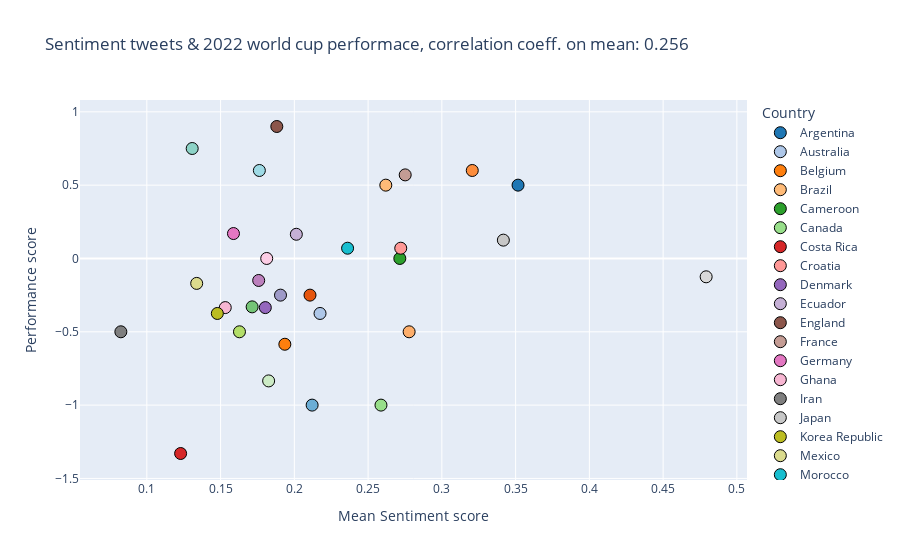

Notebook cell for this chart:
### Code cell
# Scatter plots pearson_correlation_mean
fig = px.scatter(
    tweets_performance,
    x=tweets_performance["Mean_score"],
    y=tweets_performance["Performance"],
    color=tweets_performance["Country"],
    color_discrete_sequence=colors,
    title="Sentiment tweets & 2022 world cup performace, correlation coeff. on mean: " + "{:.3f}".format(pearson_correlation_mean[0]),
)
fig.update_traces(marker=dict(size=12))
fig.update_traces(marker_line_width=1,marker_line_color="black")
fig.update_xaxes(title_text="Mean Sentiment score")
fig.update_yaxes(title_text="Performance score")
fig.show()
fig.write_image("tweets_performance.png")

### Figure 1 — Plotly figure (JSON) as saved in the notebook; plotly's stock layout.template omitted (floating-point values rounded to 4 significant figures)
{"data": [{"hovertemplate": "Country=Argentina<br>Mean_score=%{x}<br>Performance=%{y}<extra></extra>", "legendgroup": "Argentina", "marker": {"color": "#1f77b4", "line": {"color": "black", "width": 1}, "size": 12, "symbol": "circle"}, "mode": "markers", "name": "Argentina", "orientation": "v", "showlegend": true, "type": "scatter", "x": [0.3517], "xaxis": "x", "y": [0.5], "yaxis": "y"}, {"hovertemplate": "Country=Australia<br>Mean_score=%{x}<br>Performance=%{y}<extra></extra>", "legendgroup": "Australia", "marker": {"color": "#aec7e8", "line": {"color": "black", "width": 1}, "size": 12, "symbol": "circle"}, "mode": "markers", "name": "Australia", "orientation": "v", "showlegend": true, "type": "scatter", "x": [0.2174], "xaxis": "x", "y": [-0.375], "yaxis": "y"}, {"hovertemplate": "Country=Belgium<br>Mean_score=%{x}<br>Performance=%{y}<extra></extra>", "legendgroup": "Belgium", "marker": {"color": "#ff7f0e", "line": {"color": "black", "width": 1}, "size": 12, "symbol": "circle"}, "mode": "markers", "name": "Belgium", "orientation": "v", "showlegend": true, "type": "scatter", "x": [0.1936], "xaxis": "x", "y": [-0.585], "yaxis": "y"}, {"hovertemplate": "Country=Brazil<br>Mean_score=%{x}<br>Performance=%{y}<extra></extra>", "legendgroup": "Brazil", "marker": {"color": "#ffbb78", "line": {"color": "black", "width": 1}, "size": 12, "symbol": "circle"}, "mode": "markers", "name": "Brazil", "orientation": "v", "showlegend": true, "type": "scatter", "x": [0.262], "xaxis": "x", "y": [0.5], "yaxis": "y"}, {"hovertemplate": "Country=Cameroon<br>Mean_score=%{x}<br>Performance=%{y}<extra></extra>", "legendgroup": "Cameroon", "marker": {"color": "#2ca02c", "line": {"color": "black", "width": 1}, "size": 12, "symbol": "circle"}, "mode": "markers", "name": "Cameroon", "orientation": "v", "showlegend": true, "type": "scatter", "x": [0.2715], "xaxis": "x", "y": [0], "yaxis": "y"}, {"hovertemplate": "Country=Canada<br>Mean_score=%{x}<br>Performance=%{y}<extra></extra>", "legendgroup": "Canada", "marker": {"color": "#98df8a", "line": {"color": "black", "width": 1}, "size": 12, "symbol": "circle"}, "mode": "markers", "name": "Canada", "orientation": "v", "showlegend": true, "type": "scatter", "x": [0.2587], "xaxis": "x", "y": [-1], "yaxis": "y"}, {"hovertemplate": "Country=Costa Rica<br>Mean_score=%{x}<br>Performance=%{y}<extra></extra>", "legendgroup": "Costa Rica", "marker": {"color": "#d62728", "line": {"color": "black", "width": 1}, "size": 12, "symbol": "circle"}, "mode": "markers", "name": "Costa Rica", "orientation": "v", "showlegend": true, "type": "scatter", "x": [0.1229], "xaxis": "x", "y": [-1.33], "yaxis": "y"}, {"hovertemplate": "Country=Croatia<br>Mean_score=%{x}<br>Performance=%{y}<extra></extra>", "legendgroup": "Croatia", "marker": {"color": "#ff9896", "line": {"color": "black", "width": 1}, "size": 12, "symbol": "circle"}, "mode": "markers", "name": "Croatia", "orientation": "v", "showlegend": true, "type": "scatter", "x": [0.2721], "xaxis": "x", "y": [0.07], "yaxis": "y"}, {"hovertemplate": "Country=Denmark<br>Mean_score=%{x}<br>Performance=%{y}<extra></extra>", "legendgroup": "Denmark", "marker": {"color": "#9467bd", "line": {"color": "black", "width": 1}, "size": 12, "symbol": "circle"}, "mode": "markers", "name": "Denmark", "orientation": "v", "showlegend": true, "type": "scatter", "x": [0.1803], "xaxis": "x", "y": [-0.335], "yaxis": "y"}, {"hovertemplate": "Country=Ecuador<br>Mean_score=%{x}<br>Performance=%{y}<extra></extra>", "legendgroup": "Ecuador", "marker": {"color": "#c5b0d5", "line": {"color": "black", "width": 1}, "size": 12, "symbol": "circle"}, "mode": "markers", "name": "Ecuador", "orientation": "v", "showlegend": true, "type": "scatter", "x": [0.2013], "xaxis": "x", "y": [0.165], "yaxis": "y"}, {"hovertemplate": "Country=England<br>Mean_score=%{x}<br>Performance=%{y}<extra></extra>", "legendgroup": "England", "marker": {"color": "#8c564b", "line": {"color": "black", "width": 1}, "size": 12, "symbol": "circle"}, "mode": "markers", "name": "England", "orientation": "v", "showlegend": true, "type": "scatter", "x": [0.1881], "xaxis": "x", "y": [0.9], "yaxis": "y"}, {"hovertemplate": "Country=France<br>Mean_score=%{x}<br>Performance=%{y}<extra></extra>", "legendgroup": "France", "marker": {"color": "#c49c94", "line": {"color": "black", "width": 1}, "size": 12, "symbol": "circle"}, "mode": "markers", "name": "France", "orientation": "v", "showlegend": true, "type": "scatter", "x": [0.2752], "xaxis": "x", "y": [0.57], "yaxis": "y"}, {"hovertemplate": "Country=Germany<br>Mean_score=%{x}<br>Performance=%{y}<extra></extra>", "legendgroup": "Germany", "marker": {"color": "#e377c2", "line": {"color": "black", "width": 1}, "size": 12, "symbol": "circle"}, "mode": "markers", "name": "Germany", "orientation": "v", "showlegend": true, "type": "scatter", "x": [0.1587], "xaxis": "x", "y": [0.17], "yaxis": "y"}, {"hovertemplate": "Country=Ghana<br>Mean_score=%{x}<br>Performance=%{y}<extra></extra>", "legendgroup": "Ghana", "marker": {"color": "#f7b6d2", "line": {"color": "black", "width": 1}, "size": 12, "symbol": "circle"}, "mode": "markers", "name": "Ghana", "orientation": "v", "showlegend": true, "type": "scatter", "x": [0.1532], "xaxis": "x", "y": [-0.335], "yaxis": "y"}, {"hovertemplate": "Country=Iran<br>Mean_score=%{x}<br>Performance=%{y}<extra></extra>", "legendgroup": "Iran", "marker": {"color": "#7f7f7f", "line": {"color": "black", "width": 1}, "size": 12, "symbol": "circle"}, "mode": "markers", "name": "Iran", "orientation": "v", "showlegend": true, "type": "scatter", "x": [0.08238], "xaxis": "x", "y": [-0.5], "yaxis": "y"}, {"hovertemplate": "Country=Japan<br>Mean_score=%{x}<br>Performance=%{y}<extra></extra>", "legendgroup": "Japan", "marker": {"color": "#c7c7c7", "line": {"color": "black", "width": 1}, "size": 12, "symbol": "circle"}, "mode": "markers", "name": "Japan", "orientation": "v", "showlegend": true, "type": "scatter", "x": [0.3417], "xaxis": "x", "y": [0.125], "yaxis": "y"}, {"hovertemplate": "Country=Korea Republic<br>Mean_score=%{x}<br>Performance=%{y}<extra></extra>", "legendgroup": "Korea Republic", "marker": {"color": "#bcbd22", "line": {"color": "black", "width": 1}, "size": 12, "symbol": "circle"}, "mode": "markers", "name": "Korea Republic", "orientation": "v", "showlegend": true, "type": "scatter", "x": [0.1478], "xaxis": "x", "y": [-0.375], "yaxis": "y"}, {"hovertemplate": "Country=Mexico<br>Mean_score=%{x}<br>Performance=%{y}<extra></extra>", "legendgroup": "Mexico", "marker": {"color": "#dbdb8d", "line": {"color": "black", "width": 1}, "size": 12, "symbol": "circle"}, "mode": "markers", "name": "Mexico", "orientation": "v", "showlegend": true, "type": "scatter", "x": [0.1338], "xaxis": "x", "y": [-0.17], "yaxis": "y"}, {"hovertemplate": "Country=Morocco<br>Mean_score=%{x}<br>Performance=%{y}<extra></extra>", "legendgroup": "Morocco", "marker": {"color": "#17becf", "line": {"color": "black", "width": 1}, "size": 12, "symbol": "circle"}, "mode": "markers", "name": "Morocco", "orientation": "v", "showlegend": true, "type": "scatter", "x": [0.2361], "xaxis": "x", "y": [0.07], "yaxis": "y"}, {"hovertemplate": "Country=Netherlands<br>Mean_score=%{x}<br>Performance=%{y}<extra></extra>", "legendgroup": "Netherlands", "marker": {"color": "#9edae5", "line": {"color": "black", "width": 1}, "size": 12, "symbol": "circle"}, "mode": "markers", "name": "Netherlands", "orientation": "v", "showlegend": true, "type": "scatter", "x": [0.1763], "xaxis": "x", "y": [0.6], "yaxis": "y"}, {"hovertemplate": "Country=Poland<br>Mean_score=%{x}<br>Performance=%{y}<extra></extra>", "legendgroup": "Poland", "marker": {"color": "#e6550d", "line": {"color": "black", "width": 1}, "size": 12, "symbol": "circle"}, "mode": "markers", "name": "Poland", "orientation": "v", "showlegend": true, "type": "scatter", "x": [0.2106], "xaxis": "x", "y": [-0.25], "yaxis": "y"}, {"hovertemplate": "Country=Portugal<br>Mean_score=%{x}<br>Performance=%{y}<extra></extra>", "legendgroup": "Portugal", "marker": {"color": "#fd8d3c", "line": {"color": "black", "width": 1}, "size": 12, "symbol": "circle"}, "mode": "markers", "name": "Portugal", "orientation": "v", "showlegend": true, "type": "scatter", "x": [0.3206], "xaxis": "x", "y": [0.6], "yaxis": "y"}, {"hovertemplate": "Country=Qatar<br>Mean_score=%{x}<br>Performance=%{y}<extra></extra>", "legendgroup": "Qatar", "marker": {"color": "#6baed6", "line": {"color": "black", "width": 1}, "size": 12, "symbol": "circle"}, "mode": "markers", "name": "Qatar", "orientation": "v", "showlegend": true, "type": "scatter", "x": [0.2121], "xaxis": "x", "y": [-1], "yaxis": "y"}, {"hovertemplate": "Country=Saudi Arabia<br>Mean_score=%{x}<br>Performance=%{y}<extra></extra>", "legendgroup": "Saudi Arabia", "marker": {"color": "#74c476", "line": {"color": "black", "width": 1}, "size": 12, "symbol": "circle"}, "mode": "markers", "name": "Saudi Arabia", "orientation": "v", "showlegend": true, "type": "scatter", "x": [0.1714], "xaxis": "x", "y": [-0.33], "yaxis": "y"}, {"hovertemplate": "Country=Senegal<br>Mean_score=%{x}<br>Performance=%{y}<extra></extra>", "legendgroup": "Senegal", "marker": {"color": "#9e9ac8", "line": {"color": "black", "width": 1}, "size": 12, "symbol": "circle"}, "mode": "markers", "name": "Senegal", "orientation": "v", "showlegend": true, "type": "scatter", "x": [0.1906], "xaxis": "x", "y": [-0.25], "yaxis": "y"}, {"hovertemplate": "Country=Serbia<br>Mean_score=%{x}<br>Performance=%{y}<extra></extra>", "legendgroup": "Serbia", "marker": {"color": "#fdae6b", "line": {"color": "black", "width": 1}, "size": 12, "symbol": "circle"}, "mode": "markers", "name": "Serbia", "orientation": "v", "showlegend": true, "type": "scatter", "x": [0.2778], "xaxis": "x", "y": [-0.5], "yaxis": "y"}, {"hovertemplate": "Country=Spain<br>Mean_score=%{x}<br>Performance=%{y}<extra></extra>", "legendgroup": "Spain", "marker": {"color": "#8dd3c7", "line": {"color": "black", "width": 1}, "size": 12, "symbol": "circle"}, "mode": "markers", "name": "Spain", "orientation": "v", "showlegend": true, "type": "scatter", "x": [0.1308], "xaxis": "x", "y": [0.75], "yaxis": "y"}, {"hovertemplate": "Country=Switzerland<br>Mean_score=%{x}<br>Performance=%{y}<extra></extra>", "legendgroup": "Switzerland", "marker": {"color": "#b3de69", "line": {"color": "black", "width": 1}, "size": 12, "symbol": "circle"}, "mode": "markers", "name": "Switzerland", "orientation": "v", "showlegend": true, "type": "scatter", "x": [0.1628], "xaxis": "x", "y": [-0.5], "yaxis": "y"}, {"hovertemplate": "Country=Tunisia<br>Mean_score=%{x}<br>Performance=%{y}<extra></extra>", "legendgroup": "Tunisia", "marker": {"color": "#fccde5", "line": {"color": "black", "width": 1}, "size": 12, "symbol": "circle"}, "mode": "markers", "name": "Tunisia", "orientation": "v", "showlegend": true, "type": "scatter", "x": [0.1813], "xaxis": "x", "y": [0], "yaxis": "y"}, {"hovertemplate": "Country=United States<br>Mean_score=%{x}<br>Performance=%{y}<extra></extra>", "legendgroup": "United States", "marker": {"color": "#d9d9d9", "line": {"color": "black", "width": 1}, "size": 12, "symbol": "circle"}, "mode": "markers", "name": "United States", "orientation": "v", "showlegend": true, "type": "scatter", "x": [0.4792], "xaxis": "x", "y": [-0.125], "yaxis": "y"}, {"hovertemplate": "Country=Uruguay<br>Mean_score=%{x}<br>Performance=%{y}<extra></extra>", "legendgroup": "Uruguay", "marker": {"color": "#bc80bd", "line": {"color": "black", "width": 1}, "size": 12, "symbol": "circle"}, "mode": "markers", "name": "Uruguay", "orientation": "v", "showlegend": true, "type": "scatter", "x": [0.1758], "xaxis": "x", "y": [-0.15], "yaxis": "y"}, {"hovertemplate": "Country=Wales<br>Mean_score=%{x}<br>Performance=%{y}<extra></extra>", "legendgroup": "Wales", "marker": {"color": "#ccebc5", "line": {"color": "black", "width": 1}, "size": 12, "symbol": "circle"}, "mode": "markers", "name": "Wales", "orientation": "v", "showlegend": true, "type": "scatter", "x": [0.1826], "xaxis": "x", "y": [-0.835], "yaxis": "y"}], "layout": {"legend": {"title": {"text": "Country"}, "tracegroupgap": 0}, "title": {"text": "Sentiment tweets & 2022 world cup performace, correlation coeff. on mean: 0.256"}, "xaxis": {"anchor": "y", "domain": [0, 1], "title": {"text": "Mean Sentiment score"}}, "yaxis": {"anchor": "x", "domain": [0, 1], "title": {"text": "Performance score"}}}}
